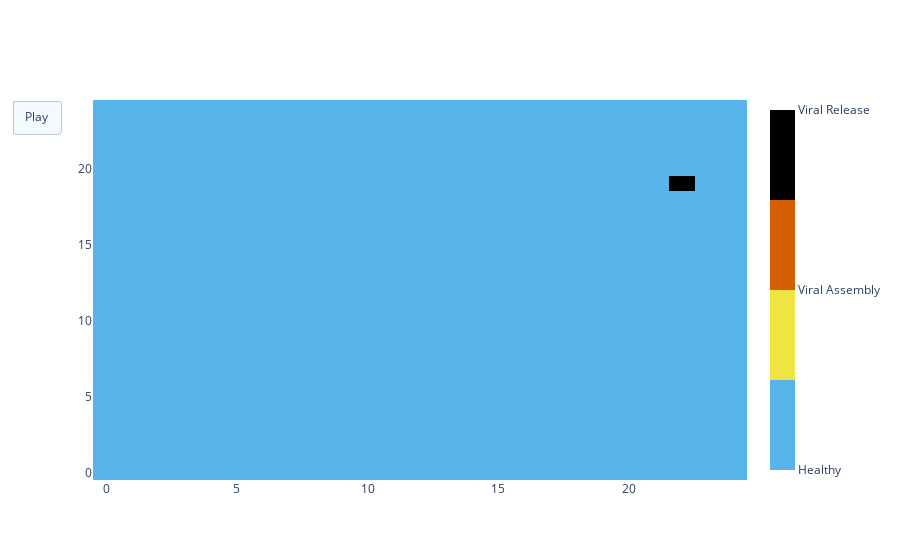

Notebook code for this chart:
### Code cell
#Plot simulation - do not worry about what is happening in code here, just what movie it makes
numerify = {'H': 0, 'VA': 0.25, 'VR': 0.5, 'D': 0.75}

legend_colors = [
    [0, "#56B4E9"],
    [0.25,  "#56B4E9"],
    [0.25, "#F0E442"],
    [0.5, "#F0E442"],
    [0.5, "#D55E00"],
    [0.75, "#D55E00"],
    [0.75, "#000000"],
    [1.0, "#000000"]
]

numbers = [0, 0.25, 0.5, 0.75]
names   = ['Healthy', 'Viral Assembly', 'Viral Release', 'Dead']


# Numerify the cells for plotting
tissue_frames_numeric = []
for t in range(len(tissue_frames)):
    tissue_frames_numeric.append(tissue_frames[t].copy())
    for i in range(tissue_frames[t].shape[0]):
        for j in range(tissue_frames[t].shape[1]):
            tissue_frames_numeric[t][i][j] = numerify[tissue_frames[t][i][j]]
            
fig = go.Figure(data=go.Heatmap(z=tissue_frames_numeric[0], colorscale=legend_colors, colorbar=dict(tickvals=numbers, ticktext=names, thickness=25)),
               frames=[go.Frame(data=go.Heatmap(z=tissue_frames_numeric[i])) for i in range(len(tissue_frames_numeric))])
fig.update_layout(
    updatemenus=[
        dict(type="buttons", visible=True,
        buttons=[dict(label="Play", method="animate", args=[None])]
            )])
fig.show()

### Figure 1 — Plotly figure (JSON) as saved in the notebook; plotly's stock layout.template omitted (floating-point values rounded to 4 significant figures; data arrays with more than 128 entries replaced by an {"elided": "..."} marker saying what was removed)
{"data": [{"colorbar": {"thickness": 25, "ticktext": ["Healthy", "Viral Assembly", "Viral Release", "Dead"], "tickvals": [0, 0.25, 0.5, 0.75]}, "colorscale": [[0, "#56B4E9"], [0.25, "#56B4E9"], [0.25, "#F0E442"], [0.5, "#F0E442"], [0.5, "#D55E00"], [0.75, "#D55E00"], [0.75, "#000000"], [1, "#000000"]], "type": "heatmap", "z": {"elided": "25x25 float values"}}], "layout": {"updatemenus": [{"buttons": [{"args": [null], "label": "Play", "method": "animate"}], "type": "buttons", "visible": true}]}}
